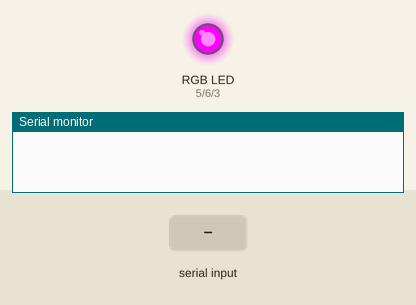
The sketch below on a simulated Arduino Uno, built with avr-gcc and run on an emulated ATmega328P. Shown: an RGB LED mixed from three pins (HIGH = lit), the last lines printed to the serial monitor. The test bench sets the inputs (shaded band).

Above: at 1.2 s.
1.3 s: "90,45\n" received over Serial
At 3.4 s:
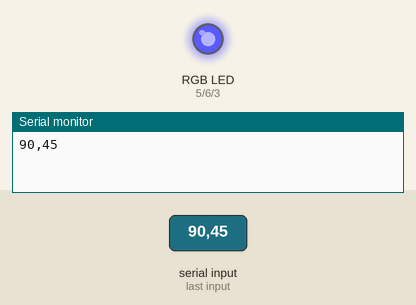
3.8 s: "5\n" received over Serial
At 5.1 s:
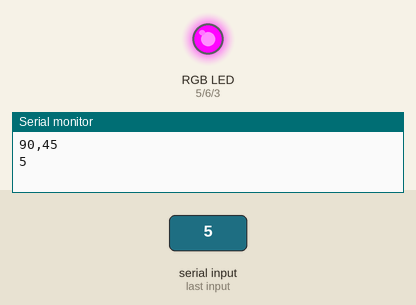
6.3 s: "200\n" received over Serial
At 8.3 s:
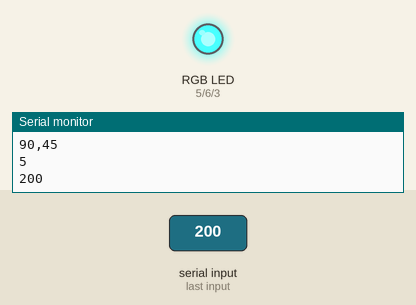
8.8 s: "90\n" received over Serial
At 10.2 s:
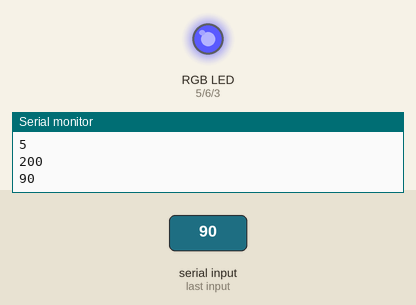
Timing chart, 0 to 11.8 s (numbered marks = the images above; inputs shaded):
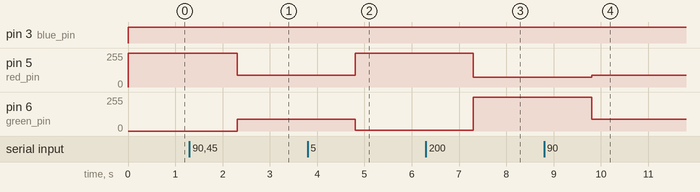

Measured:
- after the input at 1.3 s, pin 5 (red_pin): 255/255 → 90/255 after 1.0 s; pin 6 (green_pin): 0/255 → 90/255 after 1.0 s
- after the input at 3.8 s, pin 5 (red_pin): 90/255 → 255/255 after 1.0 s; pin 6 (green_pin): 90/255 → 5/255 after 1.0 s
- after the input at 6.3 s, pin 5 (red_pin): 255/255 → 72/255 after 1.0 s; pin 6 (green_pin): 5/255 → 255/255 after 1.0 s
- after the input at 8.8 s, pin 5 (red_pin): 72/255 → 90/255 after 1.0 s; pin 6 (green_pin): 255/255 → 90/255 after 1.0 s

The sketch:

laser_light.ino
```cpp
String datafromUser = "";
int data =0;
int green_pin = 6;
int red_pin = 5;
int blue_pin = 3;
void setup() {
  // put your setup code here, to run once:
  pinMode( green_pin , OUTPUT );
  pinMode( red_pin, OUTPUT);
  pinMode( blue_pin, OUTPUT);
  Serial.begin(9600);
}


// color slowly fades, then when a new value is greater than that set new value

void loop() {
  // put your main code here, to run repeatedly:
  if(Serial.available() > 0)
  {
    datafromUser=Serial.readStringUntil('\0');
    data = datafromUser.toInt();
    Serial.println(datafromUser);
  }

  if(data < 64){ //green
    analogWrite(green_pin, data);
    analogWrite(red_pin, 255);
    analogWrite(blue_pin, 255);
  }
  else if(data >= 64 && data <128) { //yellow
    analogWrite(red_pin, data);
    analogWrite(green_pin, data);
    analogWrite(blue_pin, 255);
  }
  else if(data >= 129 && data <192) {//orange
    analogWrite(red_pin, data);
    analogWrite(green_pin, data+69);
    analogWrite(blue_pin, 255);
  }
  else if(data >= 192) {//red
    analogWrite(red_pin, data-128);
    analogWrite(blue_pin, 255);
    analogWrite(green_pin, 255);
  }

}
```
